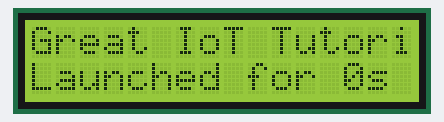
A sketch run on a simulated Arduino Uno, built with avr-gcc and run on an emulated ATmega328P. On the bench: 16×2 character LCD.

Above: at 0.2 s.
At 4.4 s:
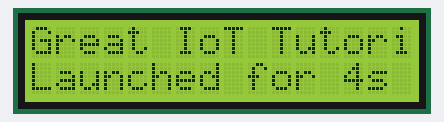
At 9.5 s:
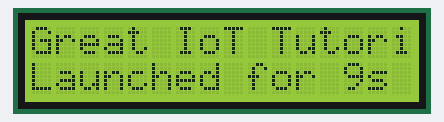
At 18.9 s:
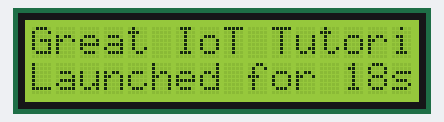
At 28.2 s:
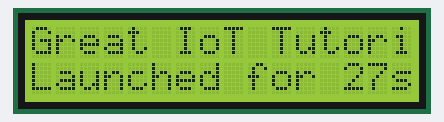
At 38.6 s:
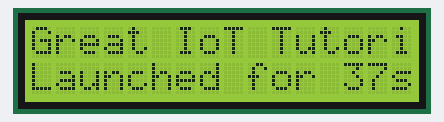

Measured:
- what the display in image 1 shows lasts 1.0 s, from 4.3 s to 5.3 s

The sketch:

affichage_lcd_compteur.ino
```cpp
//YWROBOT
//Compatible with the Arduino IDE 1.0
//Library version:1.1
#include <Wire.h>
#include <LiquidCrystal_I2C.h>

LiquidCrystal_I2C lcd(0x27,16,2);  // set the LCD address to 0x27 for a 16 chars and 2 line display
int count = 0;

void setup()
{
  lcd.init();                      // initialize the lcd
  lcd.init();
  // Print a message to the LCD.
  lcd.backlight();

}


void loop()
{
  lcd.clear();
  lcd.setCursor(0,0);
  lcd.print("Great IoT Tutorial!");
  lcd.setCursor(0, 1);
  lcd.print("Launched for ");
  lcd.print(count);
  lcd.print("s");
  count++;
  delay(1000);
}
```
